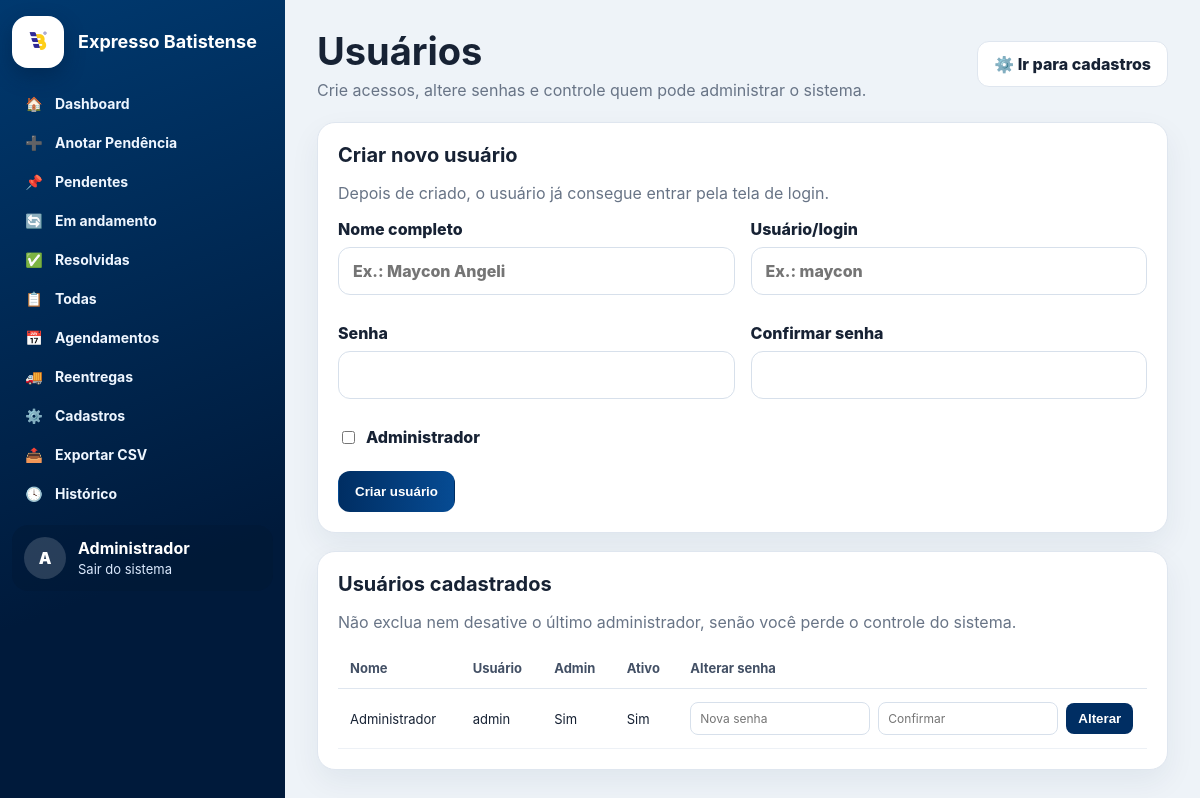
/usuarios (signed in), run on the app's committed database.
### tables this page shows
CREATE TABLE usuarios (
            id INTEGER PRIMARY KEY AUTOINCREMENT,
            nome TEXT NOT NULL,
            usuario TEXT NOT NULL UNIQUE,
            senha_hash TEXT NOT NULL,
            ativo INTEGER NOT NULL DEFAULT 1,
            is_admin INTEGER NOT NULL DEFAULT 0,
            criado_em TEXT NOT NULL
        );

### app.py (the view)
@app.route("/usuarios")
@login_required
@admin_required
def usuarios_admin():
    usuarios = db().execute("SELECT * FROM usuarios ORDER BY nome").fetchall()
    return render_template("usuarios.html", usuarios=usuarios)

### app.py (called while the page is built)
def db() -> sqlite3.Connection:
    if "db" not in g:
        conn = sqlite3.connect(DB_PATH)
        conn.row_factory = sqlite3.Row
        g.db = conn
    return g.db

def current_user() -> sqlite3.Row | None:
    uid = session.get("user_id")
    if not uid:
        return None
    return db().execute("SELECT * FROM usuarios WHERE id=? AND ativo=1", (uid,)).fetchone()

@app.context_processor
def inject_globals() -> dict[str, Any]:
    return {
        "usuario_atual": current_user(),
        "is_admin_atual": bool(current_user() and (current_user()["is_admin"] or current_user()["usuario"] == DEFAULT_ADMIN_USER)),
        "status_list": STATUS_LIST,
        "criticidade_list": CRITICIDADE_LIST,
        "filiais_list": FILIAIS_LIST,
        "agendamento_status": AGENDAMENTO_STATUS,
        "reentrega_aut_status": REENTREGA_AUT_STATUS,
        "reentrega_ag_status": REENTREGA_AG_STATUS,
        "now_year": datetime.now().year,
    }

def login_required(view):
    @wraps(view)
    def wrapped(*args, **kwargs):
        if not session.get("user_id"):
            return redirect(url_for("login"))
        return view(*args, **kwargs)
    return wrapped

def admin_required(view):
    @wraps(view)
    def wrapped(*args, **kwargs):
        user = current_user()
        if not user or not (user["is_admin"] or user["usuario"] == DEFAULT_ADMIN_USER):
            flash("Acesso restrito ao administrador.", "erro")
            return redirect(url_for("dashboard"))
        return view(*args, **kwargs)
    return wrapped

### templates/usuarios.html (shortened to what this page needs)
{% extends 'base.html' %}
{% block content %}
<div class="page-head page-visual page-visual-red-1">
  <div>
    <h1>Usuários</h1>
    <p>Crie acessos, altere senhas e controle quem pode administrar o sistema.</p>
  </div>
  <a class="btn" href="{{ url_for('cadastros') }}">⚙️ Ir para cadastros</a>
</div>
<section class="panel compact-form">
  <h2>Criar novo usuário</h2>
  <p class="muted">Depois de criado, o usuário já consegue entrar pela tela de login.</p>
  <form method="post" action="{{ url_for('novo_usuario', next='usuarios') }}">
    <div class="form-grid admin-user-grid">
      <label>Nome completo<input name="nome" placeholder="Ex.: Maycon Angeli" required></label>
      <label>Usuário/login<input name="usuario" placeholder="Ex.: maycon" required></label>
      <label>Senha<input name="senha" type="password" minlength="6" required></label>
      <label>Confirmar senha<input name="confirmar" type="password" minlength="6" required></label>
      <label class="check-line"><input type="checkbox" name="is_admin" value="1"> Administrador</label>
    </div>
    <button class="btn primary" style="margin-top:12px">Criar usuário</button>
  </form>
</section>
<section class="panel" style="margin-top:18px">
  <h2>Usuários cadastrados</h2>
  <p class="muted">Não exclua nem desative o último administrador, senão você perde o controle do sistema.</p>
  <div class="table-scroll">
    <table class="table big">
      <thead>
        <tr>
          <th>Nome</th>
          <th>Usuário</th>
          <th>Admin</th>
          <th>Ativo</th>
          <th>Alterar senha</th>
        </tr>
      </thead>
      <tbody>
        {% for u in usuarios %}
        <tr>
          <td>{{ u.nome }}</td>
          <td>{{ u.usuario }}</td>
          <td>{{ 'Sim' if u.is_admin else 'Não' }}</td>
          <td>{{ 'Sim' if u.ativo else 'Não' }}</td>
          <td>
            <form method="post" action="{{ url_for('alterar_senha_usuario', uid=u.id, next='usuarios') }}" class="inline-form">
              <input type="password" name="senha" placeholder="Nova senha" minlength="6" required>
              <input type="password" name="confirmar" placeholder="Confirmar" minlength="6" required>
              <button>Alterar</button>
            </form>
          </td>
        </tr>
        {% else %}
        <tr><td colspan="6" class="muted">Nenhum usuário cadastrado.</td></tr>
        {% endfor %}
      </tbody>
    </table>
  </div>
</section>
{% endblock %}

### templates/base.html (shortened to what this page needs)
<!doctype html>
<html lang="pt-BR">
<head>
    <link rel="stylesheet" href="{{ url_for('static', filename='css/style.css') }}?v=50">
</head>
<body class="app-body">
    <aside class="sidebar">
        <div class="brand">
            <div class="brand-logo">
                <img src="{{ url_for('static', filename='img/logo.jpeg') }}" alt="Logo">
            </div>
            <div>
                <strong>Expresso Batistense</strong>
            </div>
        </div>
        <nav class="menu">
            <a class="menu-item" href="{{ url_for('dashboard') }}">
                <span>🏠</span>Dashboard
            </a>
            <a class="menu-item" href="{{ url_for('nova_pendencia') }}">
                <span>➕</span>Anotar Pendência
            </a>
            <a class="menu-item" href="{{ url_for('pendencias', status='Pendente') }}">
                <span>📌</span>Pendentes
            </a>
            <a class="menu-item" href="{{ url_for('pendencias', status='Em andamento') }}">
                <span>🔄</span>Em andamento
            </a>
            <a class="menu-item" href="{{ url_for('pendencias', status='Resolvido') }}">
                <span>✅</span>Resolvidas
            </a>
            <a class="menu-item" href="{{ url_for('pendencias') }}">
                <span>📋</span>Todas
            </a>
            <a class="menu-item" href="{{ url_for('agendamentos') }}">
                <span>📅</span>Agendamentos
            </a>
            <a class="menu-item" href="{{ url_for('reentregas') }}">
                <span>🚚</span>Reentregas
            </a>
            <a class="menu-item" href="{{ url_for('cadastros') }}">
                <span>⚙️</span>Cadastros
            </a>
            <a class="menu-item" href="{{ url_for('exportar') }}">
                <span>📤</span>Exportar CSV
            </a>
            <a class="menu-item" href="{{ url_for('historico_geral') }}">
                <span>🕓</span>Histórico
            </a>
        </nav>
        <div class="sidebar-footer">
            <div class="avatar">
                {{ (usuario_atual['nome'][0] if usuario_atual else 'U') }}
            </div>
            <div class="user-mini">
                <strong>{{ usuario_atual['nome'] if usuario_atual else '' }}</strong>
                <a href="{{ url_for('logout') }}">Sair do sistema</a>
            </div>
        </div>
    </aside>
    <main class="main">
        {% block content %}{% endblock %}
    </main>
</body>
</html>

### static/css/style.css (style rules this page uses)
:root { --blue:#002e63;--blue2:#004987;--deep:#06162b;--yellow:#ffc400;--bg:#eef3f8;--text:#172234;--muted:#687486;--card:#fff;--border:#dfe6ef;--ok:#16a34a;--danger:#ef4444;--purple:#31208a }
* { box-sizing:border-box }
body { margin:0;font-family:Inter,Segoe UI,Arial,sans-serif;color:var(--text);background:var(--bg) }
a { text-decoration:none;color:inherit }
.app-body { display:flex;min-height:100vh }
.sidebar { width:285px;background:linear-gradient(160deg,#00396f,#001a3b 70%);color:white;padding:24px 18px;display:flex;flex-direction:column;position:fixed;inset:0 auto 0 0 }
.brand { display:flex;align-items:center;gap:14px;margin:0 0 34px }
.brand-logo { width:64px;height:64px;background:white;border-radius:16px;display:grid;place-items:center;box-shadow:0 8px 20px #001b3d66;overflow:hidden }
.brand-logo img { width:58px;height:58px;object-fit:contain }
.brand strong { display:block;font-size:22px;line-height:1.05 }
.menu { display:flex;flex-direction:column;gap:8px }
.menu-item { display:flex;align-items:center;gap:14px;padding:15px 14px;border-radius:12px;color:#eef6ff;font-weight:700;transition:.18s }
.menu-item span { width:22px;text-align:center }
.sidebar-footer { margin-top:auto;background:#00183366;border-radius:16px;padding:16px;display:flex;gap:12px;align-items:center }
.avatar { width:42px;height:42px;border-radius:50%;background:#ffffff28;display:grid;place-items:center;font-weight:900 }
.user-mini strong { display:block }
.user-mini a { font-size:13px;color:#dbeafe }
.main { margin-left:285px;min-height:100vh;width:calc(100% - 285px);padding:28px 32px }
.panel { background:var(--card);border:1px solid var(--border);border-radius:18px;padding:20px;box-shadow:0 12px 30px #15324c10 }
.panel h2,.panel-head h2 { font-size:20px;margin:0 }
.table { width:100%;border-collapse:collapse;font-size:14px }
.table th { text-align:left;color:#435065;padding:12px;border-bottom:1px solid var(--border) }
.table td { padding:13px 12px;border-bottom:1px solid #edf1f6;vertical-align:middle }
.table.big { font-size:13px }
.muted { color:var(--muted) }
.action,.btn { border:1px solid var(--border);background:#fff;border-radius:12px;padding:12px 16px;font-weight:800;display:inline-flex;align-items:center;justify-content:center;gap:8px;cursor:pointer }
.action.primary,.btn.primary { background:linear-gradient(90deg,var(--blue),#064b93);color:#fff;border-color:transparent }
.page-head { display:flex;justify-content:space-between;align-items:center;margin-bottom:22px }
.page-head h1 { font-size:38px;margin:0 0 6px }
.page-head p { margin:0;color:var(--muted) }
.search-row input,.search-row button,input,select,textarea { border:1px solid #d7e0eb;border-radius:12px;padding:13px 14px;font:inherit;background:#fff }
.form-grid { display:grid;grid-template-columns:repeat(3,1fr);gap:16px }
.compact-form label { display:flex;flex-direction:column;gap:8px;font-weight:800;margin-bottom:12px }
.inline-form { display:flex;gap:8px;align-items:center;flex-wrap:wrap }
.inline-form select,.inline-form input { padding:8px 9px;border-radius:8px;font-size:12px;max-width:180px }
.inline-form button { padding:8px 12px;border:0;border-radius:8px;background:var(--blue);color:#fff;font-weight:900;cursor:pointer }
.table.big th,.table.big td { white-space:nowrap }
.table.big { min-width:1200px }
.panel { overflow-x:auto }
.table-scroll { overflow-x:auto }
.check-line { display:flex!important;flex-direction:row!important;align-items:center;gap:8px;font-weight:800 }
.check-line input { width:auto }
.admin-user-grid { grid-template-columns:repeat(2,1fr) }
.sidebar { height:100vh !important; overflow-y:auto !important; overflow-x:hidden !important; padding:16px 12px !important; }
.brand { margin-bottom:18px !important; }
.brand-logo { width:52px !important; height:52px !important; }
.brand-logo img { width:48px !important; height:48px !important; }
.brand strong { font-size:18px !important; }
.menu { gap:4px !important; }
.menu-item { padding:9px 11px !important; font-size:14px !important; gap:10px !important; }
.sidebar-footer { margin-top:14px !important; padding:12px !important; flex-shrink:0 !important; }

### data on the page
usuarios: nome "A", nome "Administrador", usuario "admin", is_admin "Sim", ativo "Sim"
